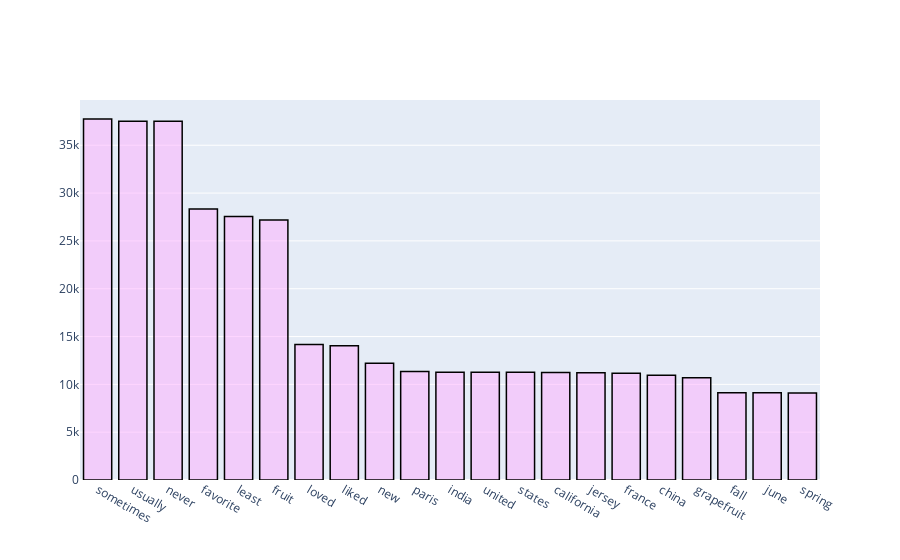

Notebook code for this chart:
### Code cell
x = subsample(labels)
y = freq
trace = go.Bar(
                x = x,
                y = y,
                name = "Words ordered by rank. The first rank is the most frequent words and the last one is the less present",
                marker = dict(color = 'rgba(255, 174, 255, 0.5)',
                             line = dict(color ='rgb(0,0,0)',width =1.5)))
               

layout = go.Layout(barmode = "group")
fig = go.Figure(data = trace, layout = layout)
fig.show()

### Figure 1 — Plotly figure (JSON) as saved in the notebook; plotly's stock layout.template omitted (floating-point values rounded to 4 significant figures)
{"data": [{"marker": {"color": "rgba(255, 174, 255, 0.5)", "line": {"color": "rgb(0,0,0)", "width": 1.5}}, "name": "Words ordered by rank. The first rank is the most frequent words and the last one is the less present", "type": "bar", "x": ["sometimes", "usually", "never", "favorite", "least", "fruit", "loved", "liked", "new", "paris", "india", "united", "states", "california", "jersey", "france", "china", "grapefruit", "fall", "june", "spring"], "y": [37746, 37507, 37500, 28332, 27564, 27192, 14166, 14046, 12197, 11334, 11277, 11270, 11270, 11250, 11225, 11170, 10953, 10692, 9134, 9133, 9102]}], "layout": {"barmode": "group"}}
